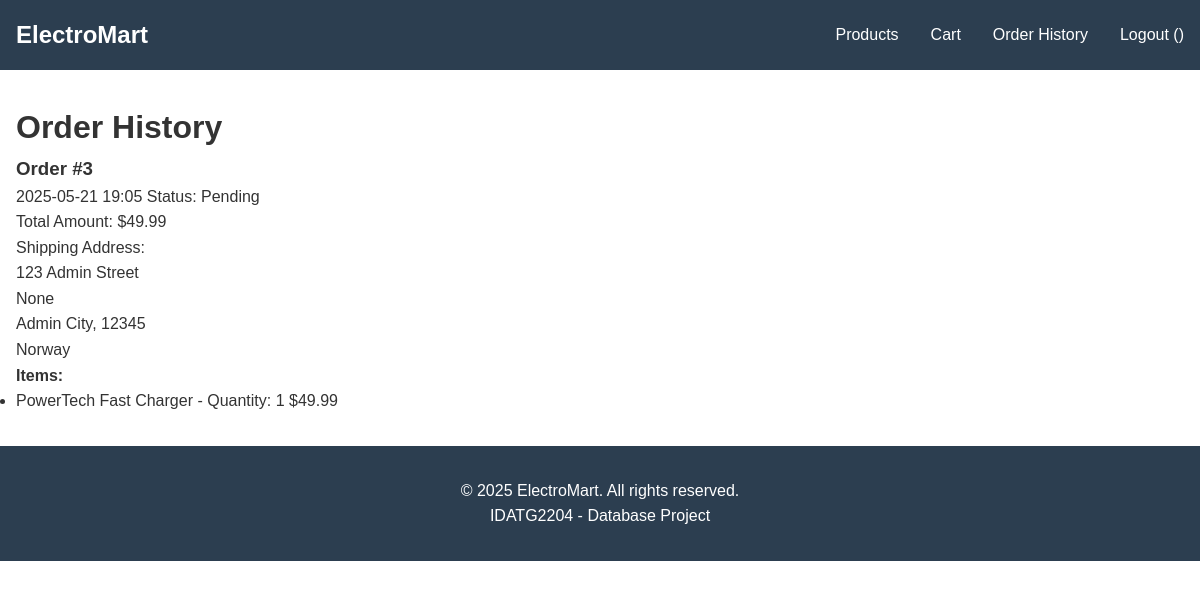
The page /auth/order_history (signed in) on the database its author committed.
### app/models.py (models this page shows)
class CustomerOrder(db.Model):
    __tablename__ = 'orders'
    OrderID = db.Column(db.Integer, primary_key=True)
    UserID = db.Column(db.Integer, db.ForeignKey('users.UserID'), nullable=False)
    OrderDate = db.Column(db.DateTime(timezone=True), default=datetime.utcnow)
    TotalAmount = db.Column(db.Numeric(12, 2), nullable=False)
    Status = db.Column(db.String(50), nullable=False, default='Pending')
    ShippingAddressLine1 = db.Column(db.String(255), nullable=False)
    ShippingAddressLine2 = db.Column(db.String(255))
    ShippingCity = db.Column(db.String(100), nullable=False)
    ShippingPostalCode = db.Column(db.String(20), nullable=False)
    ShippingCountry = db.Column(db.String(50), nullable=False)
    order_items = db.relationship('OrderItem', backref='order', lazy=True)
    payment = db.relationship('Payment', uselist=False, backref='order', lazy=True)

class OrderItem(db.Model):
    __tablename__ = 'order_items'
    OrderItemID = db.Column(db.Integer, primary_key=True)
    OrderID = db.Column(db.Integer, db.ForeignKey('orders.OrderID', ondelete="CASCADE"), nullable=False)
    ProductID = db.Column(db.Integer, db.ForeignKey('products.ProductID'), nullable=False)
    Quantity = db.Column(db.Integer, nullable=False)
    UnitPrice = db.Column(db.Numeric(10, 2), nullable=False)
    Subtotal = db.Column(db.Numeric(12, 2), nullable=False)
    __table_args__ = (
        db.UniqueConstraint('OrderID', 'ProductID', name='uq_order_product'),
    )

class Product(db.Model):
    __tablename__ = 'products'
    ProductID = db.Column(db.Integer, primary_key=True)
    Name = db.Column(db.String(255), nullable=False)
    Description = db.Column(db.Text, nullable=False)
    Price = db.Column(db.Numeric(10, 2), nullable=False)
    StockQuantity = db.Column(db.Integer, nullable=False, default=0)
    CategoryID = db.Column(db.Integer, db.ForeignKey('categories.CategoryID'), nullable=False)
    BrandID = db.Column(db.Integer, db.ForeignKey('brands.BrandID'), nullable=False)
    ImageURL = db.Column(db.String(255))
    DateAdded = db.Column(db.DateTime(timezone=True), default=datetime.utcnow)
    LastUpdated = db.Column(db.DateTime(timezone=True), default=datetime.utcnow, onupdate=datetime.utcnow)
    order_items = db.relationship('OrderItem', backref='product', lazy=True)

### app/auth.py (the view)
@bp.route('/order_history')
@login_required
def order_history():
    try:
        orders = CustomerOrder.query.filter_by(UserID=current_user.UserID).order_by(CustomerOrder.OrderDate.desc()).all()
        return render_template('order_history.html', orders=orders)
    except Exception as e:
        flash('Could not load order history. Please try again later.', 'error')
        return redirect(url_for('main_routes.index'))

### app/__init__.py (called while the page is built)
def create_app(config_class=Config):
    app = Flask(__name__)
    app.config.from_object(config_class)
    db.init_app(app)
    migrate.init_app(app, db)
    login_manager.init_app(app)
    from app.models import AppUser
    @login_manager.user_loader
    def load_user(user_id):
        return AppUser.query.get(int(user_id))
    from app.routes import bp as main_routes_bp
    app.register_blueprint(main_routes_bp)
    from app.auth import bp as auth_bp
    app.register_blueprint(auth_bp, url_prefix='/auth')
    @app.errorhandler(404)
    def not_found_error(error):
        return render_template('errors/404.html'), 404
    @app.errorhandler(500)
    def internal_error(error):
        db.session.rollback()  # Roll back the session in case of database errors
        return render_template('errors/500.html'), 500
    return app

### app/templates/order_history.html (shortened to what this page needs)
{% extends "base.html" %}
{% block content %}
<div class="order-history-container">
    <h1>Order History</h1>
    {% if orders %}
        <div class="orders-list">
            {% for order in orders %}
                <div class="order-card">
                    <div class="order-header">
                        <h3>Order #{{ order.OrderID }}</h3>
                        <span class="order-date">{{ order.OrderDate.strftime('%Y-%m-%d %H:%M') }}</span>
                        <span class="order-status">Status: {{ order.Status }}</span>
                    </div>
                    <div class="order-details">
                        <p class="order-total">Total Amount: ${{ "%.2f"|format(order.TotalAmount) }}</p>
                        <p class="shipping-address">
                            Shipping Address:<br>
                            {{ order.ShippingAddressLine1 }}
                            {% if order.ShippingAddressLine2 %}<br>{{ order.ShippingAddressLine2 }}{% endif %}
                            <br>{{ order.ShippingCity }}, {{ order.ShippingPostalCode }}
                            <br>{{ order.ShippingCountry }}
                        </p>
                        {% if order.order_items %}
                            <div class="order-items">
                                <h4>Items:</h4>
                                <ul>
                                    {% for item in order.order_items %}
                                        <li>
                                            {{ item.product.Name }} - Quantity: {{ item.Quantity }}
                                            <span class="item-price">${{ "%.2f"|format(item.UnitPrice) }}</span>
                                        </li>
                                    {% endfor %}
                                </ul>
                            </div>
                        {% endif %}
                    </div>
                </div>
            {% endfor %}
        </div>
    {% else %}
        <div class="no-orders">
            <p>You haven't placed any orders yet.</p>
            <a href="{{ url_for('main_routes.products') }}" class="btn btn-primary">Start Shopping</a>
        </div>
    {% endif %}
</div>
{% endblock %}

### app/static/css/style.css (style rules this page uses)
* { margin: 0; padding: 0; box-sizing: border-box; }
body { font-family: Arial, sans-serif; line-height: 1.6; color: #333; }

### rows shown on the page
CustomerOrder: OrderID "3", OrderDate "2025-05-21 19:05", Status "Pending", TotalAmount "49.99", ShippingAddressLine1 "123 Admin Street", ShippingAddressLine2 "None", ShippingCity "Admin City", ShippingPostalCode "12345", ShippingCountry "Norway"
OrderItem: product.Name "PowerTech Fast Charger", Quantity "1", UnitPrice "49.99"
